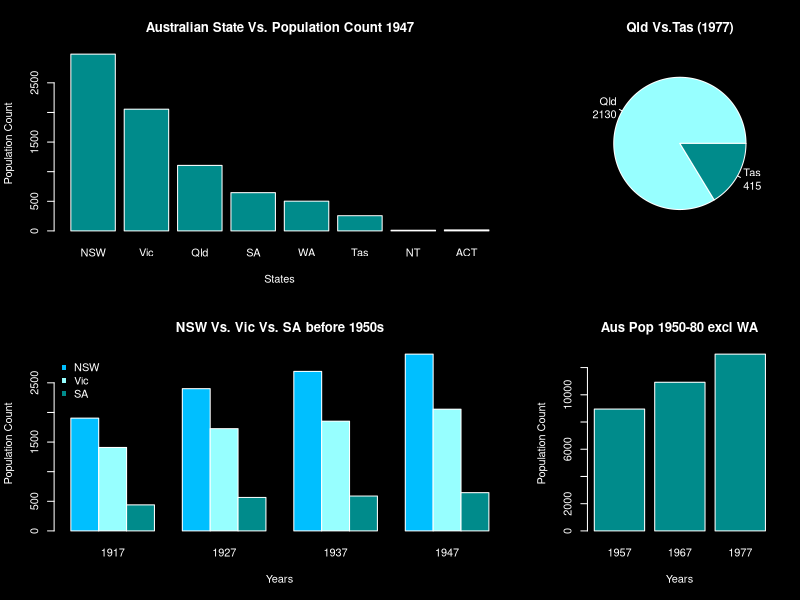

Here is the R script that generated this plot:
#Note that if you are working from R Desktop, you may need to set the working directory first
#The below code does it
setwd("D:\\Users\\abhincha\\Downloads")


#Creating the data frame from the data sample file
AustralianStates <- read.csv(file="austpop.csv", header=TRUE, sep=",")


#PLOT THE STATE WISE POPULATION FOR ALL THE STATES FOR THE YEAR 1947

# Setting the default property for all Graphs
par(bg="Black",fg="White")


#AustralianStates
StateDetailsForSelectedYear <- AustralianStates[AustralianStates$year == 1947,c(3:10)]
#StateDetailsForSelectedYear
PoPcount <- as.numeric(StateDetailsForSelectedYear[1,])
#PoPcount
StateNames <- names(StateDetailsForSelectedYear)
#StateNames


#Specifying the layout of the charts using the layout function
grid <- matrix(c(1,1,2,3,3,4), nrow=2,ncol=3,byrow=TRUE) # Creating the grid of the layout
layout(grid) #Passing the grid to the layout

#Plotting a bar chart to depict State wise population for all the states for the year 1947
barplot(PoPcount,names.arg = StateNames,xlab = "States",ylab = "Population Count",
main = "Australian State Vs. Population Count 1947",col.main="White",col.lab="White",col.axis="White",
col="darkcyan")




#PLOT A PIE CHART FOR DEPICTING POPULATIONS FOR QUEENS LAND VS TASMANIA IN THE YEAR 1977
#EXTRACTING REQUIRED DATA
statedetailsforyear <- AustralianStates[AustralianStates$year == 1977,c("Qld","Tas")]
statedetailsforYEAR <- as.numeric(statedetailsforyear)

#PLOTTING THE REQUIRED PIE
pie(statedetailsforYEAR, main="Qld Vs.Tas (1977)",col.main="White",
labels=(
paste
(
names(statedetailsforyear),statedetailsforYEAR,sep="\n"
)
)
,
col=c("darkslategray1","darkcyan")
)





#PLOT A COMPARISON BAR PLOT OR GROUP BAR BETWEEN NEW SOUTH WHALES, VICTORIA AND SOUTHERN AUSTRALIA 
#FOR THE YEARS BEFORE 1950

#Extract the data set relevant to your time period
statedetailsbeforegivendate <- AustralianStates[AustralianStates$year < 1950,c("year","NSW","Vic","SA")]

#Bind the rows for NSW and Vic in order to form a matrix that can be represented as a group bar
Count_Table <- rbind(statedetailsbeforegivendate$NSW,statedetailsbeforegivendate$Vic,statedetailsbeforegivendate$SA)

#Plotting the required bar
barplot(Count_Table,names.arg = statedetailsbeforegivendate$year,xlab = "Years",ylab = "Population Count",
main = "NSW Vs. Vic Vs. SA before 1950s",col.main="White",col.lab="White",col.axis="White",
col=c("deepskyblue","darkslategray1","darkcyan"),beside=T)

legend("topleft", c("NSW","Vic","SA"), pch=15, 
       col=c("deepskyblue","darkslategray1","darkcyan"), 
       bty="n")
       



#CALCULATE THE TOTAL POPULATION FOR AUSTRALIA EXCLUSIDNG WESTERN AUSTRALIA FOR THE YEAR BETWEEN 1950 and 1980
#AND PLOT IT IN A BAR

#Extracting the required data from the data frame
statedetailsbeforegivendaterange <- AustralianStates[AustralianStates$year > 1950 & AustralianStates$year < 1980,c("year","WA","Aust")]

populationdiff <- statedetailsbeforegivendaterange$Aust - statedetailsbeforegivendaterange$WA
years <- statedetailsbeforegivendaterange$year

barplot(populationdiff,names.arg = years,xlab = "Years",ylab = "Population Count",
main = "Aus Pop 1950-80 excl WA",col.main="White",col.lab="White",col.axis="White",
col="darkcyan")
